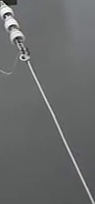
#> input picture 1/15.jpg, 95 x 204 px, given as the content of the folder Train, which was not available
$ python Detect_Kabel.py
#> lines starting #> are read from the running program, lines starting #| are printed output that depends on the picture; pictures that were not available may be replaced by others from this repository, and a replacement may not be noted
# Import Modules
import os
import cv2 as cv
import numpy as np
from imutils import paths
from skimage import feature
from sklearn.svm import LinearSVC

# Define LBP Class
class LocalBinaryPattern :
    # Variable Initialization
    def __init__(self,points,radius) :
        self.points = points
        self.radius = radius
    # Describe LBP Feature
    def describe(self,image,ep=1e-7) :
        lbp = feature.local_binary_pattern(image,self.points,self.radius,method='uniform')
        htg = np.histogram(lbp.ravel(),bins=np.arange(0,self.points+3),range=(0,self.points+2))[0]
        htg = htg.astype('float') ; htg /= (htg.sum()+ep) ; return htg

# Learning Process
LBP = LocalBinaryPattern(10,1)
data = [] ; lab = []
for p in paths.list_images('Train') :
    img = cv.imread(p)
#> img is the input picture: shape (204, 95, 3); mean B, G, R 106.4, 106.6, 104.9
    gry = cv.cvtColor(img,6)
    htg = LBP.describe(gry)
#> in describe, `lbp = feature.local_binary_pattern(image,self.points,self.radius,metho..`:
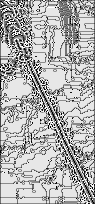
#> lbp: shape (204, 95) float64; min 0, max 11, mean 7.63; drawn with min black and max white
#> in describe, `htg = np.histogram(lbp.ravel(),bins=np.arange(0,self.points+3),range=(..`: htg = [733, 401, 241, 1281, 477, 1789, 2183, 404, 1401, 263, 9474, 733]
#> in describe, `htg /= htg.sum() + ep`: htg = [0.0378, 0.0207, 0.0124, 0.0661, 0.0246, 0.0923, 0.113, 0.0208, 0.0723, 0.0136, 0.489, 0.0378]
    lab.append(p.split(os.path.sep)[-2])
    data.append(htg)
model = LinearSVC(C=100.0,random_state=50,max_iter=50000)
#> (the run stopped early here; a loop or call above may not have finished)

$ run again, on 1/18.jpg
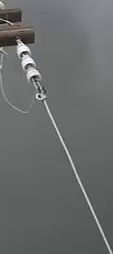
#> input picture 1/18.jpg, 113 x 254 px, given as the content of the folder Train, which was not available
#> img is the input picture: shape (254, 113, 3); mean B, G, R 106.9, 107.2, 105.8
#> in describe, `lbp = feature.local_binary_pattern(image,self.points,self.radius,metho..`:
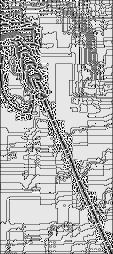
#> lbp: shape (254, 113) float64; min 0, max 11, mean 7.84; drawn with min black and max white
#> in describe, `htg = np.histogram(lbp.ravel(),bins=np.arange(0,self.points+3),range=(..`: htg = [910, 531, 276, 1398, 716, 2676, 3529, 641, 1509, 385, 15081, 1050]
#> in describe, `htg /= htg.sum() + ep`: htg = [0.0317, 0.0185, 0.00962, 0.0487, 0.0249, 0.0932, 0.123, 0.0223, 0.0526, 0.0134, 0.525, 0.0366]

$ run again, on 1/2.jpg
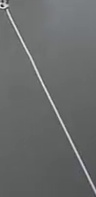
#> input picture 1/2.jpg, 96 x 197 px, given as the content of the folder Train, which was not available
#> img is the input picture: shape (197, 96, 3); mean B, G, R 106.4, 106.8, 104.7
#> in describe, `lbp = feature.local_binary_pattern(image,self.points,self.radius,metho..`:
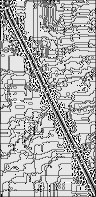
#> lbp: shape (197, 96) float64; min 0, max 11, mean 7.66; drawn with min black and max white
#> in describe, `htg = np.histogram(lbp.ravel(),bins=np.arange(0,self.points+3),range=(..`: htg = [711, 301, 178, 1244, 376, 1865, 2346, 393, 1290, 229, 9333, 646]
#> in describe, `htg /= htg.sum() + ep`: htg = [0.0376, 0.0159, 0.00941, 0.0658, 0.0199, 0.0986, 0.124, 0.0208, 0.0682, 0.0121, 0.493, 0.0342]
